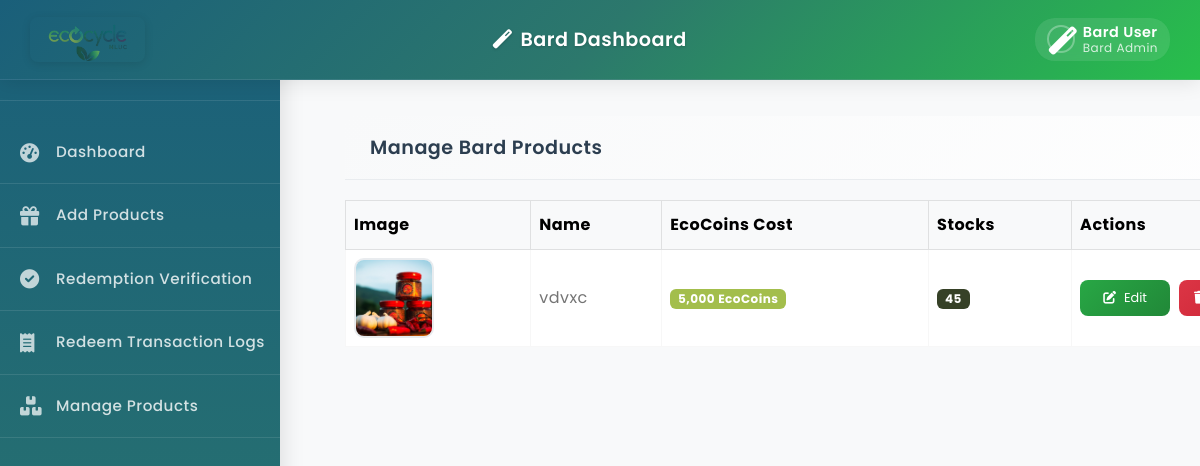
/admin/managebardproducts.php, run on an earlier commit of the app's database.
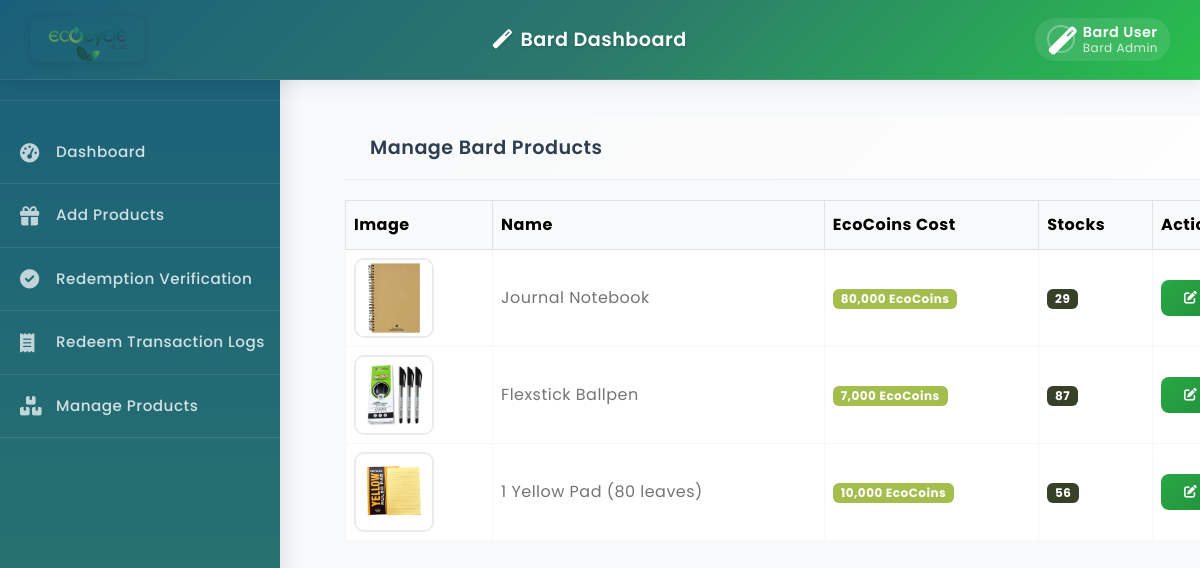
And on a later commit of the database.
### tables this page shows
CREATE TABLE `bardproducts` (
  `id` int(11) NOT NULL AUTO_INCREMENT,
  `name` varchar(255) NOT NULL,
  `description` text DEFAULT NULL,
  `ecocoins_cost` int(11) NOT NULL,
  `stocks` int(11) NOT NULL DEFAULT 0,
  `image` varchar(255) DEFAULT NULL,
  `created_at` timestamp NOT NULL DEFAULT current_timestamp(),
  `updated_at` timestamp NOT NULL DEFAULT current_timestamp() ON UPDATE current_timestamp(),
  PRIMARY KEY (`id`)
);

### admin/managebardproducts.php (the view, shortened to what this page needs)
<?php
include '../config/database.php';
$products = [];
try {
    $stmt = $pdo->query("SELECT * FROM bardproducts ORDER BY created_at DESC");
    $products = $stmt->fetchAll();
} catch (Exception $e) {
    $error_message = $e->getMessage();
}
include 'bardheader.php';
?>
<!DOCTYPE html>
<html lang="en">
<head>
    <link href="https://cdn.jsdelivr.net/npm/bootstrap@5.3.0-alpha3/dist/css/bootstrap.min.css" rel="stylesheet">
    <link rel="stylesheet" href="https://cdnjs.cloudflare.com/ajax/libs/font-awesome/6.0.0-beta3/css/all.min.css">
    <link rel="stylesheet" type="text/css" href="../css/vendor.css">
    <link rel="stylesheet" type="text/css" href="../style.css">
</head>
<body>
<?php include 'bardsidebar.php'; ?>
<div class="main-content">
    <div class="container-fluid">
    <div class="products-card" style="background:transparent;box-shadow:none;border:none;">
            <div class="card-header">
                <h5 class="card-title">Manage Bard Products</h5>
            </div>
            <div class="card-body">
                <?php if (empty($products)): ?>
                    <div class="empty-state">
                        <i class="fas fa-box-open"></i>
                        <h4>No Products Found</h4>
                        <p>No bard products have been added yet.</p>
                    </div>
                <?php else: ?>
                <div class="table-responsive">
                    <table class="table table-bordered table-hover align-middle">
                        <thead class="table-light">
                            <tr>
                                <th>Image</th>
                                <th>Name</th>
                                <th>EcoCoins Cost</th>
                                <th>Stocks</th>
                                <th>Actions</th>
                            </tr>
                        </thead>
                        <tbody>
                        <?php foreach ($products as $product): ?>
                            <tr>
                                <td><img src="../<?php echo htmlspecialchars($product['image']); ?>" class="product-img-preview" alt="<?php echo htmlspecialchars($product['name']); ?>"></td>
                                <td><?php echo htmlspecialchars($product['name']); ?></td>
                                <td><span class="badge bg-success"><?php echo number_format($product['ecocoins_cost']); ?> EcoCoins</span></td>
                                <td><span class="badge bg-secondary"><?php echo $product['stocks']; ?></span></td>
                                <td>
                                    <button class="btn btn-edit btn-action btn-sm me-1" onclick="openEditStockModal(<?php echo $product['id']; ?>, '<?php echo htmlspecialchars(addslashes($product['name'])); ?>', <?php echo $product['stocks']; ?>, <?php echo $product['ecocoins_cost']; ?>)"><i class="fas fa-edit me-1"></i>Edit</button>
                                    <button class="btn btn-delete btn-action btn-sm" onclick="deleteProduct(<?php echo $product['id']; ?>)"><i class="fas fa-trash me-1"></i>Delete</button>
                                </td>
                            </tr>
                        <?php endforeach; ?>
                        </tbody>
                    </table>
                </div>
                <?php endif; ?>
            </div>
        </div>
    </div>
</div>
</body>
</html>

### admin/bardheader.php (shortened to what this page needs)
<!DOCTYPE html>
<html lang="en">
  <head>
    <link rel="stylesheet" href="https://cdn.jsdelivr.net/npm/swiper@9/swiper-bundle.min.css">
    <link href="https://cdn.jsdelivr.net/npm/bootstrap@5.3.0-alpha3/dist/css/bootstrap.min.css" rel="stylesheet">
    <link rel="stylesheet" type="text/css" href="../css/vendor.css">
    <link rel="stylesheet" type="text/css" href="../style.css">
    <link rel="stylesheet" href="https://cdnjs.cloudflare.com/ajax/libs/font-awesome/6.0.0-beta3/css/all.min.css">
  </head>
  <body>
    <header class="bard-header">
      <div class="header-content">
        <div class="header-left">
          <div class="logo-section">
              <img src="../images/logo.png.png" alt="Ecocycle Logo" class="logo-img">
          </div>
        </div>
        <div class="header-center">
          <h4 class="page-title"><i class="fas fa-magic me-2"></i>Bard Dashboard</h4>
        </div>
        <div class="header-right">
          <div class="header-actions">
            <div class="bard-profile dropdown" data-bs-toggle="dropdown" aria-expanded="false" style="cursor:pointer; padding: 6px 12px; gap: 8px;">
              <i class="fas fa-magic bard-avatar" style="font-size: 28px; color: white; width: 28px; height: 28px; border-radius: 50%; border: 2px solid rgba(255,255,255,0.3); object-fit: cover;"></i>
              <div class="bard-info">
                <p class="bard-name" style="font-size: 0.9rem; font-weight: 600; margin: 0; line-height: 1.2;">Bard User</p>
                <p class="bard-role" style="font-size: 0.75rem; color: rgba(255,255,255,0.8); margin: 0; line-height: 1.2;">Bard Admin</p>
              </div>
            </div>
          </div>
        </div>
      </div>
    </header>
  </body>
</html>

### admin/bardsidebar.php (shortened to what this page needs)
<div class="bard-sidebar pt-0">
  <div class="bard-logo-section">
    <div class="bard-logo">
    </div>
  </div>
  <a href="barddashboard.php" class="bard-menu-item">
    <i class="fas fa-tachometer-alt"></i>
    <span class="bard-menu-text">Dashboard</span>
  </a>
  <a href="bardaddproducts.php" class="bard-menu-item">
    <i class="fas fa-gift"></i>
    <span class="bard-menu-text">Add Products</span>
  </a>
  <a href="bardredemptionverification.php" class="bard-menu-item">
    <i class="fas fa-check-circle"></i>
    <span class="bard-menu-text">Redemption Verification</span>
  </a>
  <a href="bardredemptionlogs.php" class="bard-menu-item">
    <i class="fas fa-receipt"></i>
    <span class="bard-menu-text">Redeem Transaction Logs</span>
  </a>
  <a href="managebardproducts.php" class="bard-menu-item">
    <i class="fas fa-boxes"></i>
    <span class="bard-menu-text">Manage Products</span>
  </a>
</div>

### style.css (style rules this page uses)
body { font-family: 'Poppins', sans-serif; --heading-font : "Inter", sans-serif; --bs-link-color: #333; --bs-link-hover-color:#333; --bs-link-color-rgb: 40,40,40; --bs-link-hover-color-rgb: 0,0,0; --bs-light-rgb: 248, 248, 248; --bs-font-sans-serif: "Inter", sans-serif; --bs-body-font-family: 'Poppins', sans-serif; --bs-body-font-size: 1rem; --bs-body-font-weight: 400; --bs-body-line-height: 2; --bs-body-color: #747474; --bs-primary: #6BB252; --bs-primary-rgb: 107, 178, 82; --bs-secondary: #364127; --bs-secondary-rgb: 54, 65, 39; --bs-danger: #F95F09; --bs-danger-rgb: 249, 95, 9; --bs-success: #a3be4c; --bs-success-rgb: 163, 190, 76; --bs-primary-bg-subtle: #FFF9EB; --bs-success-bg-subtle: #eef5e5; --bs-border-color: #F7F7F7; }
body { letter-spacing: 0.03em; }
h1,h2,h3,h4,h5,h6 { font-family: 'Poppins', sans-serif; color: var(--bs-dark); font-weight: 700; }
.container, .container-fluid, .container-lg, .container-md, .container-sm, .container-xl, .container-xxl { --bs-gutter-x: 3rem; }
.main-content { width: 100%; padding-left: 0; padding-right: 0; }

### admin/bardheader.php (style rules this page uses)
body { padding-top: 80px; font-family: 'Poppins', sans-serif; background-color: #f8f9fa; }
.bard-header { background: linear-gradient(135deg, #1a5f7a 0%, #2c786c 50%, #28bf4b 100%); height: 80px; position: fixed; top: 0; left: 0; width: 100%; z-index: 1100; box-shadow: 0 2px 20px rgba(0,0,0,0.1); border-bottom: 1px solid rgba(255,255,255,0.1); }
.header-content { height: 100%; display: flex; align-items: center; justify-content: space-between; padding: 0 30px; }
.header-left { display: flex; align-items: center; gap: 20px; }
.logo-section { display: flex; align-items: center; gap: 15px; }
.logo-img { height: 45px; border-radius: 8px; box-shadow: 0 2px 10px rgba(0,0,0,0.1); }
.header-center { flex: 1; display: flex; justify-content: center; align-items: center; }
.page-title { color: white; font-weight: 600; font-size: 1.2rem; margin: 0; text-shadow: 0 1px 3px rgba(0,0,0,0.2); }
.header-right { display: flex; align-items: center; gap: 20px; }
.header-actions { display: flex; align-items: center; gap: 15px; }
.bard-profile { display: flex; align-items: center; gap: 8px; padding: 6px 12px; background: rgba(255,255,255,0.1); border-radius: 20px; backdrop-filter: blur(10px); transition: all 0.3s ease; cursor: pointer; }
.bard-avatar { width: 28px; height: 28px; border-radius: 50%; border: 2px solid rgba(255,255,255,0.3); object-fit: cover; }
.bard-info { color: white; text-align: left; }
.bard-name { font-weight: 600; font-size: 0.9rem; margin: 0; line-height: 1.2; }
.bard-role { font-size: 0.75rem; color: rgba(255,255,255,0.8); margin: 0; line-height: 1.2; }

### admin/managebardproducts.php (style rules this page uses)
html, body { overflow-x: hidden; }
body { background-color: #f8f9fa; font-family: 'Poppins', sans-serif; }
.main-content { margin-left: 280px; padding: 20px; min-height: 100vh; background-color: #f8f9fa; width: 100%; }
.container-fluid { max-width: 1200px; margin-left: 25px; margin-right: auto; padding: 0 20px; margin-top: 1rem; box-sizing: border-box; }
.products-card { background: transparent; border-radius: 0; box-shadow: none; border: none; overflow: visible; }
.card-header { background: linear-gradient(135deg, #f8f9fa 0%, #ffffff 100%); border-bottom: 1px solid #e9ecef; padding: 20px 25px; border-radius: 15px 15px 0 0; }
.card-title { font-size: 1.2rem; font-weight: 600; color: #2c3e50; margin: 0; }
.product-img-preview { height: 80px; object-fit: cover; width: 80px; border-radius: 10px; border: 2px solid #e9ecef; }
.btn-action { padding: 8px 15px; font-size: 0.8rem; border-radius: 8px; min-width: 90px; display: inline-flex; align-items: center; justify-content: center; gap: 4px; }
.btn-edit.btn-action { background: linear-gradient(135deg, #28a745 0%, #218838 100%); color: #fff; border: none; }
.table-responsive { margin-top: 20px; }
td, th { vertical-align: middle !important; }
.btn-delete.btn-action { background: linear-gradient(135deg, #dc3545 0%, #c82333 100%); color: #fff; border: none; }

What changed in the data, as far as the page shows it:
removed bardproducts: image (picture), name "vdvxc", ecocoins_cost "5,000", stocks "45"
added bardproducts: image (picture), name "Journal Notebook", ecocoins_cost "80,000", stocks "29"
added bardproducts: image (picture), name "Flexstick Ballpen", ecocoins_cost "7,000", stocks "87"
added bardproducts: image (picture), name "1 Yellow Pad (80 leaves)", ecocoins_cost "10,000", stocks "56"
